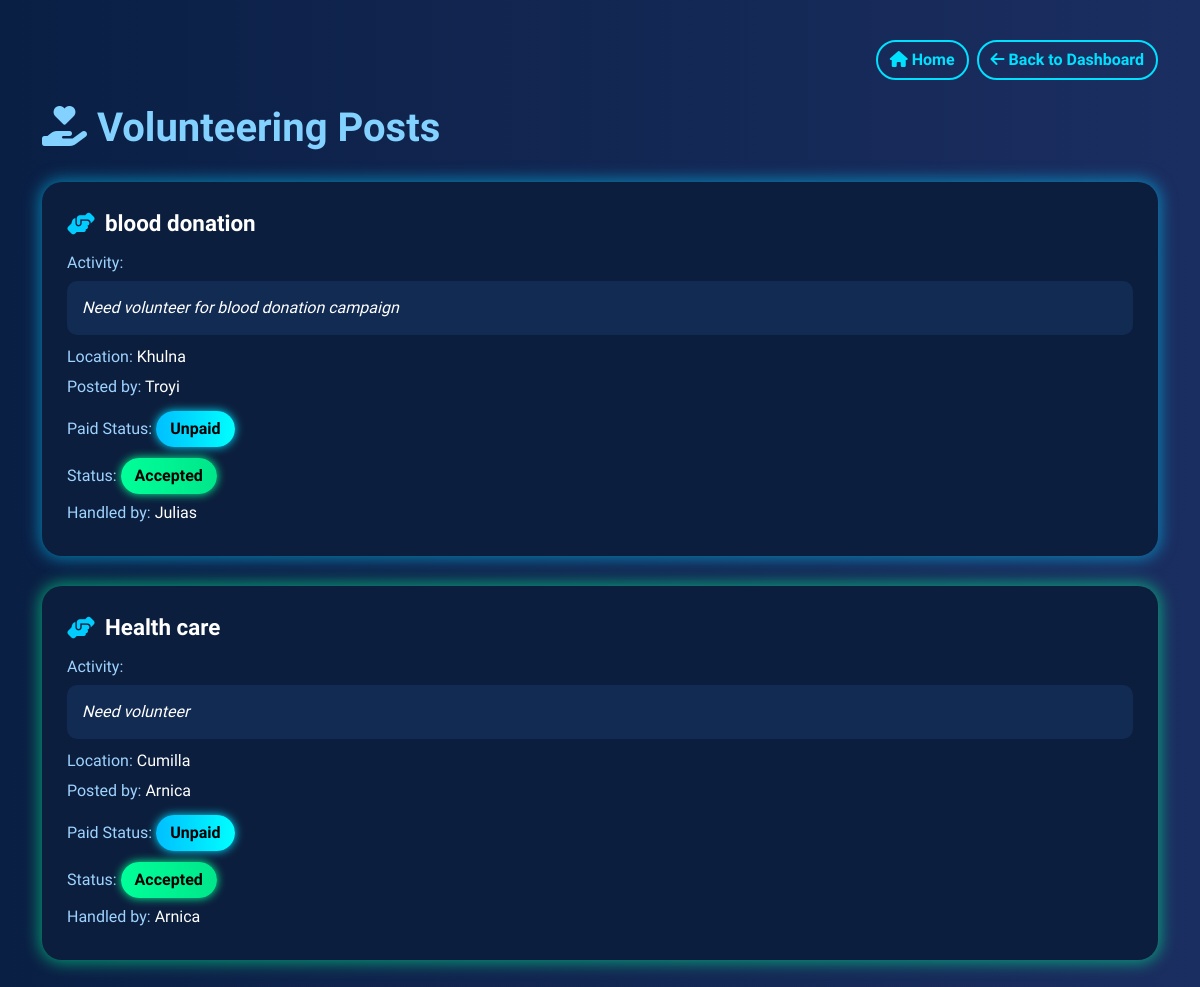
Page /user/provider_volunteering_posts/ (signed in) on the earlier database version.
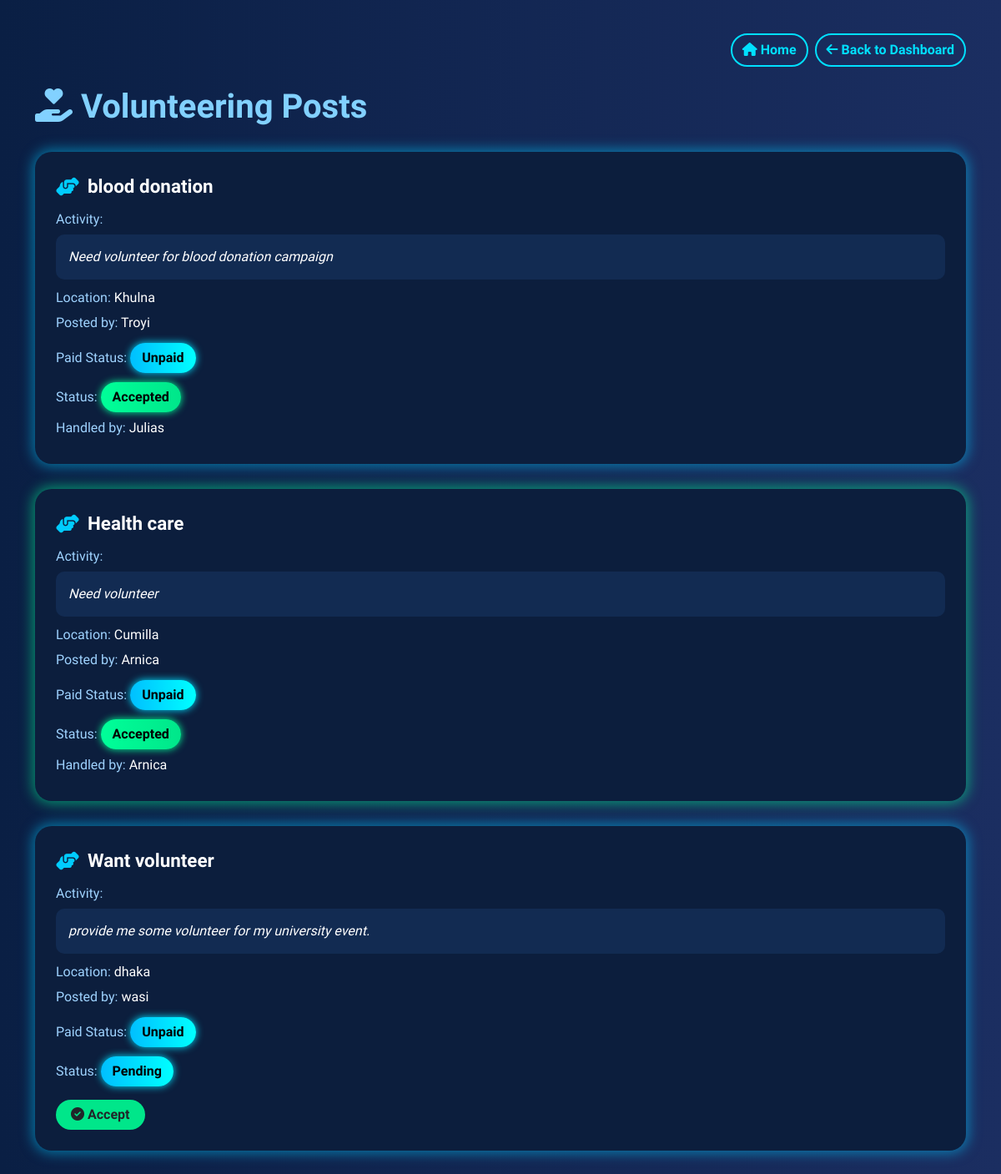
Same page on the later database version.
### users/models.py (models this page shows, shortened)
class VolunteeringService(models.Model):
    STATUS_CHOICES = (
        ('Pending', 'Pending'),
        ('Accepted', 'Accepted'),
        ('Rejected', 'Rejected'),
    )
    customer = models.ForeignKey(User, on_delete=models.CASCADE, related_name='volunteering_requests')
    title = models.CharField(max_length=100)
    activity = models.TextField()
    location = models.CharField(max_length=100)
    is_paid = models.BooleanField(default=False)
    created_at = models.DateTimeField(auto_now_add=True)
    updated_at = models.DateTimeField(auto_now=True)
    accepted_by = models.ForeignKey(User, null=True, blank=True, on_delete=models.SET_NULL, related_name='accepted_volunteering', limit_choices_to={'role': 'provider'})
    status = models.CharField(max_length=10, choices=STATUS_CHOICES, default='Pending')

class User(AbstractUser):
    ROLE_CHOICES = (
        ('customer', 'Customer'),
        ('provider', 'Provider'),
    )
    role = models.CharField(max_length=10, choices=ROLE_CHOICES)
    phone_number = models.CharField(max_length=15, blank=True, null=True)

### users/views.py (the view, shortened to what this page needs)
# urls.py: path('provider_volunteering_posts/', views.provider_volunteering_posts, name='provider_volunteering_posts'),
@login_required
def provider_volunteering_posts(request):
    posts = VolunteeringService.objects.all()
    return render(request, 'provider_volunteering_posts.html', {'posts': posts})

### templates/provider_volunteering_posts.html (shortened to what this page needs)
<!DOCTYPE html>
<html lang="en">
<head>
    <link href="https://cdn.jsdelivr.net/npm/bootstrap@5.3.0/dist/css/bootstrap.min.css" rel="stylesheet">
    <link href="https://cdnjs.cloudflare.com/ajax/libs/font-awesome/6.4.0/css/all.min.css" rel="stylesheet">
</head>
<body>
<div class="container">
    <div class="d-flex justify-content-end mb-4">
        <a href="{% url 'home' %}" class="btn btn-outline-info me-2">
            <i class="fas fa-home"></i> Home
        </a>
        <a href="{% url 'provider_dashboard' %}" class="btn btn-outline-info">
            <i class="fas fa-arrow-left"></i> Back to Dashboard
        </a>
    </div>
    <h1><i class="fas fa-hand-holding-heart"></i> Volunteering Posts</h1>
    {% for post in posts %}
    <div class="glow-box {% if post.status == 'Accepted' %}glow-green{% else %}glow-blue{% endif %}">
        <div class="post-title">
            <i class="fas fa-hands-helping"></i> {{ post.title }}
        </div>
        <div class="post-content">
            <p><span class="label">Activity:</span></p>
            <div class="activity-box">{{ post.activity }}</div>
            <p><span class="label">Location:</span> {{ post.location }}</p>
            <p><span class="label">Posted by:</span> {{ post.customer.get_full_name|default:post.customer.username }}</p>
            <p>
                <span class="label">Paid Status:</span>
                {% if post.is_paid %}
                    <span class="status-pill status-accepted">Paid</span>
                {% else %}
                    <span class="status-pill">Unpaid</span>
                {% endif %}
            </p>
            {% if post.status == 'Pending' %}
                <p><span class="label">Status:</span> <span class="status-pill">Pending</span></p>
                <form method="POST" class="mt-3">
                    <button type="submit" name="action" value="accept" class="btn btn-accept">
                        <i class="fas fa-check-circle"></i> Accept
                    </button>
                </form>
            {% else %}
                <p><span class="label">Status:</span> <span class="status-pill status-accepted">Accepted</span></p>
                <p><span class="label">Handled by:</span> {{ post.accepted_by.get_full_name|default:post.accepted_by.username }}</p>
            {% endif %}
        </div>
    </div>
    {% empty %}
    <div class="alert alert-light text-dark">No volunteering posts available.</div>
    {% endfor %}
</div>
</body>
</html>

Differences in the rows shown:
added VolunteeringService: title "Want volunteer", activity "provide me some volunteer for my university event.", location "dhaka", customer.get_full_name "wasi", is_paid "Unpaid"
